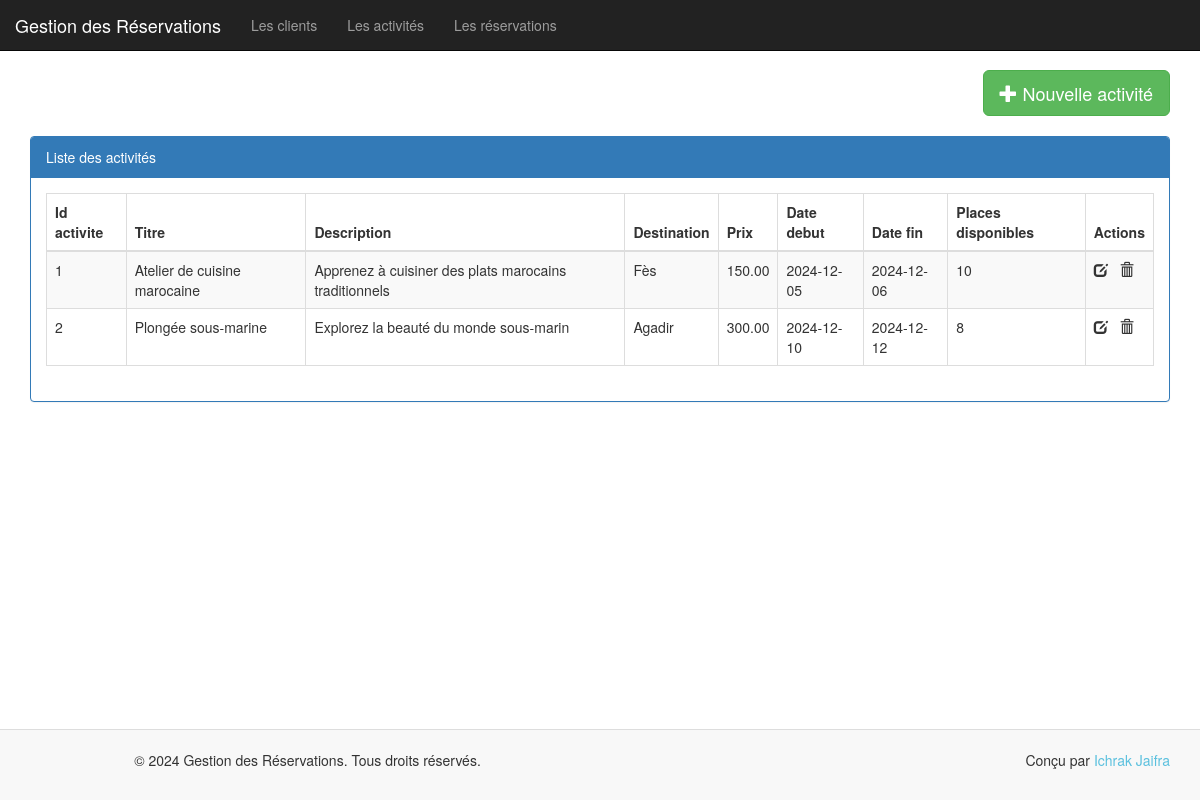
Page /activites.php on the committed database.
### tables this page shows
CREATE TABLE activite (
    id_activite INT(11) AUTO_INCREMENT PRIMARY KEY,
    titre VARCHAR(150) NOT NULL,
    description TEXT,
    destination VARCHAR(100),
    prix DECIMAL(10,2) NOT NULL,
    date_debut DATE NOT NULL,
    date_fin DATE NOT NULL,
    places_disponibles INT NOT NULL
);

### activites.php (the view, shortened to what this page needs)
<?php
include_once('db.php');
$activites_sql = "SELECT * FROM activite";
$all_activite = mysqli_query($con, $activites_sql);
?>
<!DOCTYPE html>
<html lang="en">
<head>
  <link rel="stylesheet" href="https://maxcdn.bootstrapcdn.com/bootstrap/3.4.1/css/bootstrap.min.css">
  <link rel="stylesheet" href="css/toster.css">
  <link rel="stylesheet" type="text/css" href="css/font-awesome.min.css">
</head>
<body>
<nav class="navbar navbar-inverse navbar-fixed-top">
  <div class="container-fluid">
    <div class="navbar-header">
      <a href="" class="navbar-brand"> Gestion des Réservations</a>
    </div>
    <div class="collapse navbar-collapse" id="navbarMenu">
  <ul class="nav navbar-nav">
    <li><a href="index.php">Les clients</a></li>
    <li><a href="activites.php">Les activités</a></li>
    <li><a href="reservations.php">Les réservations</a></li>
  </ul>
  </div>
  </div>
</nav>
<div class="container" style="margin-top: 70px; margin-bottom: 20px;">
<div class="text-right">
    <a href="nouveau_activite.php" class="btn btn-success btn-lg">
      <i class="glyphicon glyphicon-plus"></i> Nouvelle activité
    </a>
</div>
  </div>
<div class="container">
  <div class="panel panel-primary">
  <div class="panel-heading">Liste des activités</div>
  <div class="panel-body">
  <div class="table-responsive">
    <table class="table table-striped table-bordered">
      <thead>
        <tr>
          <th>Id activite</th><th>Titre</th><th>Description</th><th>Destination</th><th>Prix</th><th>Date debut</th><th>Date fin</th><th>Places disponibles</th><th>Actions</th>
        </tr>
      </thead>
      <tbody>
      <?php
while ($activite = $all_activite->fetch_assoc()) { ?>
  <tr>
    <td>
    <?php echo $activite['id_activite']; ?>
    </td>
    <td>
    <?php echo $activite['titre']; ?>
    </td>
    <td>
    <?php echo $activite['description']; ?>
    </td>
    <td>
    <?php echo $activite['destination']; ?>
    </td>
    <td>
    <?php echo $activite['prix']; ?>
    </td>
    <td>
    <?php echo $activite['date_debut']; ?>
    </td>
    <td>
    <?php echo $activite['date_fin']; ?>
    </td>
    <td>
    <?php echo $activite['places_disponibles']; ?>
    </td>
    <td>
      <span class="glyphicon glyphicon-edit" onclick="edit_activite(<?php echo $activite['id_activite']; ?>);"></span>
      <span class="glyphicon glyphicon-trash" onclick="confirm_delete_activite(<?php echo $activite['id_activite']; ?>);"></span>
    </td>
  </tr>
  <?php }
?>
      </tbody>
    </table>
  </div>
  </div>
  </div>
</div>
<footer class="footer">
  <div class="container">
    <div class="row">
      <div class="col-sm-6">
        <p>&copy; 2024 Gestion des Réservations. Tous droits réservés.</p>
      </div>
      <div class="col-sm-6 text-right">
        <p>Conçu par <a href="https://www.yourwebsite.com" target="_blank">Ichrak Jaifra</a></p>
      </div>
    </div>
  </div>
</footer>
</body>
</html>

### activites.php (style rules this page uses)
.footer { background-color: #f8f8f8; padding: 20px 0; position: fixed; bottom: 0; width: 100%; text-align: center; border-top: 1px solid #ddd; }
.footer a { text-decoration: none; color: #5bc0de; }

### rows in the picture
activite: id_activite "1", titre "Atelier de cuisine marocaine", description "Apprenez à cuisiner des plats marocains traditionnels", destination "Fès", prix "150.00", date_debut "2024-12-05", date_fin "2024-12-06", places_disponibles "10"
activite: id_activite "2", titre "Plongée sous-marine", description "Explorez la beauté du monde sous-marin", destination "Agadir", prix "300.00", date_debut "2024-12-10", date_fin "2024-12-12", places_disponibles "8"
